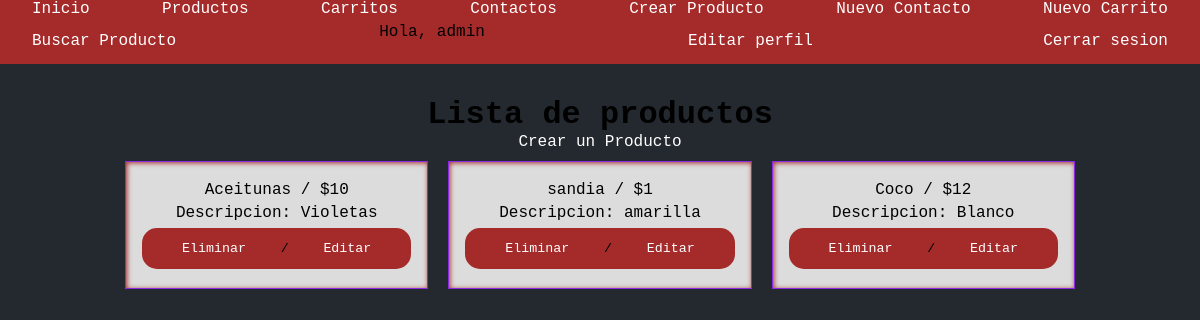
Screenshot of /products/ (signed in) with the database file from the repository.
### codershoping/models.py (models this page shows, shortened)
class Product(models.Model):
    name = models.CharField(max_length=255)
    description = models.CharField(max_length=255)
    price = models.IntegerField()

### codershoping/views.py (the view)
# urls.py: path('products/', products, name='productos'),
def products(request):
    context = {
        'products': Product.objects.all()
    }
    return render(request=request, template_name='products.html', context=context)

### codershoping/templates/codershoping/products.html (shortened to what this page needs)
{% extends 'base.html' %}
{% block products %}
<div>
    <h3> Lista de productos </h3>
</div>
<a href={% url 'crear_producto' %}>Crear un Producto</a>
<ul class="products-list">
    {% for product in products %}
    <div class="box">
        <li> {{product.name}} / ${{product.price}} </li>
        <li>
            Descripcion: {{product.description}}
        </li>
        <button>
            <a href={% url 'eliminar_producto' product.name %} >Eliminar  </a> /
            <a href={% url 'editar_producto' product.name %} >Editar  </a>
        </button>
    </div>
    {% endfor %}
</ul>
{% endblock products %}

### codershoping/templates/codershoping/base.html (shortened to what this page needs)
{% load static %}
<!DOCTYPE html>
<html lang="en">
<head>
    <link href="{% static 'css/styles.css' %}" rel="stylesheet" />
</head>
<body>
    <header>
        <nav>
            <ul>
                <li>
                    <a href={% url 'inicio' %}>Inicio</a>
                </li>
                <li>
                    <a href={% url 'productos' %}>Productos</a>
                </li>
                <li>
                    <a href={% url 'carrito' %}>Carritos</a>
                </li>
                <li>
                    <a href={% url 'contact_list' %}>Contactos</a>
                </li>
                <li>
                    <a href={% url 'crear_producto' %}>Crear Producto</a>
                </li>
                <li>
                    <a href={% url 'contact_create' %}>Nuevo Contacto</a>
                </li>
                <li>
                    <a href={% url 'nuevo_carrito' %}>Nuevo Carrito</a>
                </li>
                <li>
                    <a href={% url 'buscar_producto' %}>Buscar Producto</a>
                </li>
                {% if request.user.is_authenticated %}
                <div>
                    <p style="margin: 5px;">
                        Hola, {{user.username}}
                    </p>
                </div>
                <li>
                    <a href={% url 'editarPerfil' %}>Editar perfil</a>
                </li>
                <li>
                    <a href={% url 'logout' %}>Cerrar sesion</a>
                </li>
                {% endif %}
            </ul>
        </nav>
    </header>
    <main>
        {% block products %}{% endblock products %}
    </main>
</body>
</html>

### static/css/styles.css (style rules this page uses)
* { margin: 0; padding: 0; box-sizing: border-box; font-family: 'Courier New', Courier, monospace; }
body { min-height: 100vh; background-color: #24292f ; }
ul { display: flex; flex-wrap: wrap; align-items: center; justify-content: space-between; }
header { min-height: 3em; background-color: brown; display: flex; justify-content: center; align-items: center; }
a { text-decoration: none; color: white; margin: 0em 2em }
li { list-style: none; }
main { padding: 2em; display: flex; align-items: center; justify-content: center; flex-direction: column; }
h3 { font-size: 2em; }
button { background-color: brown; border: none; border-radius: 15px; padding: 1em; }
.products-list { display: flex; flex-wrap: wrap; justify-content: flex-start; align-items: center; }
.box { min-width: 10em; min-height: 8em; margin: 10px; padding: 1em; border: 1px solid blueviolet; display: flex; justify-content: space-around; align-items: center; flex-direction: column; background-color: gainsboro; box-shadow: 1px 1px 3px 1px white; box-shadow: inset 1px 1px 5px brown; }

### rows the page displays
Product: name "Aceitunas", price "10", description "Violetas"
Product: name "sandia", price "1", description "amarilla"
Product: name "Coco", price "12", description "Blanco"

### other values shown
{{ user.username }} "admin"
